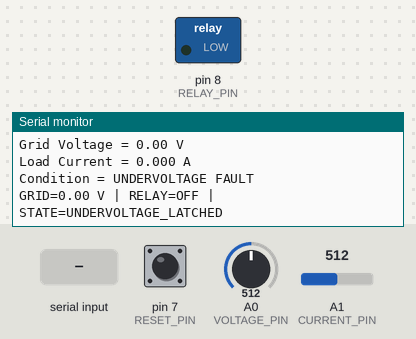
Recording of a sketch running on a simulated Arduino Uno, built with avr-gcc and run on an emulated ATmega328P. Parts: switched loads named in the sketch (green lamp = pin HIGH), the last lines printed to the serial monitor. The test bench sets the inputs (shaded band); at power-on: pin 7 (RESET_PIN) HIGH, A0 (VOLTAGE_PIN) = 512, A1 (CURRENT_PIN) = 512.

Above: at 1.2 s.
1.3 s: pin 7 (RESET_PIN) pulled LOW for 1 s
At 2.8 s:
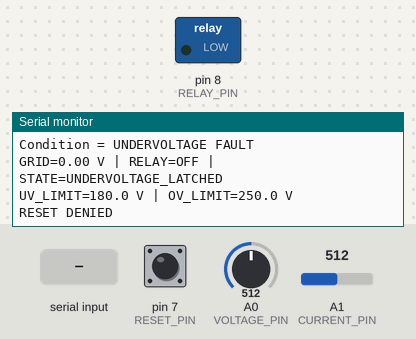
8.3 s: "HELP\n" received over Serial
At 9.29 s:
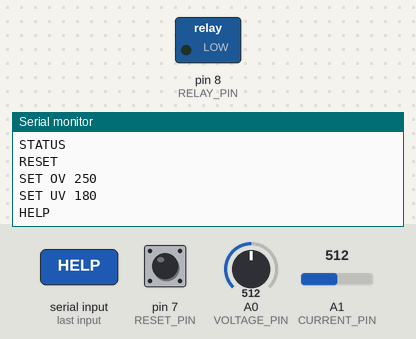
10.4 s: "RESET\n" received over Serial
At 11.9 s:
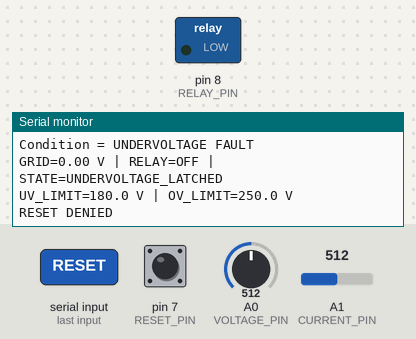

Measured:
- after the input at 1.3 s, the serial monitor: prints a new line after 1.1 s (image 1)
- after the input at 8.3 s, the serial monitor: prints a new line after 0.64 s (image 2)
- after the input at 10.4 s, the serial monitor: prints a new line after 1.0 s (image 3)

The sketch:

voltage_protector.ino
```cpp
#include <Arduino.h>
#include <math.h>
#include <string.h>
#include <stdlib.h>


const int VOLTAGE_PIN = A0;
const int CURRENT_PIN = A1;
const int RELAY_PIN   = 8;
const int RESET_PIN   = 7;


const float ADC_REF = 5.0;


const float TRANSFORMER_RATIO = 44.0;
const float VOLTAGE_CAL = 220.0 / 217.14;

const float R1 = 100000.0;
const float R2 = 27000.0;
const float R3 = 100000.0;

const float VOLTAGE_GAIN =
  (1.0 / R1) /
  (1.0 / R1 + 1.0 / R2 + 1.0 / R3);

const float SHUNT = 4.7;
const float CURRENT_GAIN = 1.0 / 3.0;

float OV_LIMIT = 250.0;
float UV_LIMIT = 180.0;


float gridVoltage = 0;
float loadCurrent = 0;


enum State {
  STARTUP,
  NORMAL,
  OVERVOLTAGE_LATCHED,
  UNDERVOLTAGE_LATCHED
};

State state = STARTUP;

bool lastReset = false;

unsigned long lastUpdate = 0;

// Serial command buffer
char command[40];
int cmdIndex = 0;


float readACRMS(int pin) {

  const int N = 400;

  double sum = 0;
  double sumSq = 0;

  analogRead(pin);

  for (int i = 0; i < N; i++) {

    float v =
      analogRead(pin) * ADC_REF / 1023.0;

    sum += v;
    sumSq += v * v;

    delayMicroseconds(500);
  }

  double mean = sum / N;

  double variance =
    sumSq / N - mean * mean;

  if (variance < 0) variance = 0;

  return sqrt(variance);
}


void measureValues() {

  float voltageADC = readACRMS(VOLTAGE_PIN);
  float currentADC = readACRMS(CURRENT_PIN);

  gridVoltage =
    voltageADC / VOLTAGE_GAIN *
    TRANSFORMER_RATIO * VOLTAGE_CAL;

  loadCurrent =
    currentADC / (CURRENT_GAIN * SHUNT);
}


const char* stateName() {

  switch (state) {

    case STARTUP:
      return "STARTUP";

    case NORMAL:
      return "NORMAL";

    case OVERVOLTAGE_LATCHED:
      return "OVERVOLTAGE_LATCHED";

    case UNDERVOLTAGE_LATCHED:
      return "UNDERVOLTAGE_LATCHED";
  }

  return "UNKNOWN";
}


void controlRelay() {

  digitalWrite(
    RELAY_PIN,
    state == NORMAL ? HIGH : LOW
  );
}


void showFault(const char* fault) {

  Serial.println();
  Serial.println("FAULT !!!");
  Serial.println(fault);
  Serial.println();
}


void checkProtection() {


  if (state == OVERVOLTAGE_LATCHED ||
      state == UNDERVOLTAGE_LATCHED) {
    return;
  }

  if (gridVoltage > OV_LIMIT) {

    state = OVERVOLTAGE_LATCHED;

    controlRelay();

    showFault("OVERVOLTAGE");
  }

  else if (gridVoltage < UV_LIMIT) {

    state = UNDERVOLTAGE_LATCHED;

    controlRelay();

    showFault("UNDERVOLTAGE");
  }

  else if (state == STARTUP) {

    // Start only within the safe range
    if (gridVoltage >= UV_LIMIT + 10 &&
        gridVoltage <= OV_LIMIT - 5) {

      state = NORMAL;
    }
  }
}


void resetFault() {

  measureValues();

  // Reset only if voltage is safe
  if (gridVoltage < UV_LIMIT + 10 ||
      gridVoltage > OV_LIMIT - 5) {

    Serial.println("RESET DENIED");
    return;
  }

  state = NORMAL;

  controlRelay();

  Serial.println("RESET SUCCESSFUL");
}


void displayValues() {

  // Human-readable output
  Serial.println();

  Serial.print("Grid Voltage = ");
  Serial.print(gridVoltage, 2);
  Serial.println(" V");

  Serial.print("Load Current = ");
  Serial.print(loadCurrent, 3);
  Serial.println(" A");

  if (state == NORMAL) {
    Serial.println("Condition = NORMAL");
  }
  else if (state == OVERVOLTAGE_LATCHED) {
    Serial.println("Condition = OVERVOLTAGE FAULT");
  }
  else if (state == UNDERVOLTAGE_LATCHED) {
    Serial.println("Condition = UNDERVOLTAGE FAULT");
  }

  Serial.print("GRID=");
  Serial.print(gridVoltage, 2);

  Serial.print(" V | RELAY=");
  Serial.print(state == NORMAL ? "ON" : "OFF");

  Serial.print(" | STATE=");
  Serial.println(stateName());

  Serial.print("UV_LIMIT=");
  Serial.print(UV_LIMIT, 1);

  Serial.print(" V | OV_LIMIT=");
  Serial.print(OV_LIMIT, 1);

  Serial.println(" V");
}


void processCommand() {

  command[cmdIndex] = '\0';
  cmdIndex = 0;


  for (int i = 0; command[i]; i++) {
    if (command[i] >= 'a' &&
        command[i] <= 'z') {
      command[i] -= 32;
    }
  }

  if (strcmp(command, "STATUS") == 0) {

    measureValues();
    checkProtection();
    controlRelay();
    displayValues();
  }

  else if (strcmp(command, "RESET") == 0) {

    resetFault();
  }

  else if (strcmp(command, "HELP") == 0) {

    Serial.println("COMMANDS:");
    Serial.println("STATUS");
    Serial.println("RESET");
    Serial.println("SET OV 250");
    Serial.println("SET UV 180");
    Serial.println("HELP");
  }

  else if (strncmp(command, "SET OV ", 7) == 0) {

    char* end;
    float value = strtod(command + 7, &end);

    if (end == command + 7 || *end != '\0' ||
        !isfinite(value) ||
        value < 210 || value > 280 ||
        value <= UV_LIMIT + 20) {

      Serial.println("INVALID OV LIMIT");
      return;
    }

    OV_LIMIT = value;

    Serial.println("OV LIMIT UPDATED");

    measureValues();
    checkProtection();
    controlRelay();
    displayValues();
  }

  else if (strncmp(command, "SET UV ", 7) == 0) {

    char* end;
    float value = strtod(command + 7, &end);

    if (end == command + 7 || *end != '\0' ||
        !isfinite(value) ||
        value < 100 || value > 220 ||
        value >= OV_LIMIT - 20) {

      Serial.println("INVALID UV LIMIT");
      return;
    }

    UV_LIMIT = value;

    Serial.println("UV LIMIT UPDATED");

    measureValues();
    checkProtection();
    controlRelay();
    displayValues();
  }

  else {
    Serial.println("UNKNOWN COMMAND");
  }
}


void readCommands() {

  while (Serial.available()) {

    char c = Serial.read();

    if (c == '\n' || c == '\r') {

      if (cmdIndex > 0) {
        processCommand();
      }
    }

    else if (cmdIndex < 39) {

      command[cmdIndex++] = c;
    }

    else {
      cmdIndex = 0;
      Serial.println("COMMAND TOO LONG");
    }
  }
}


void setup() {

  digitalWrite(RELAY_PIN, LOW);
  pinMode(RELAY_PIN, OUTPUT);

  pinMode(RESET_PIN, INPUT_PULLUP);

  Serial.begin(9600);

  Serial.println("FSM AC VOLTAGE PROTECTOR");
  Serial.println("SYSTEM STARTED");
}


void loop() {


  readCommands();

  // Manual pushbutton reset
  bool pressed =
    digitalRead(RESET_PIN) == LOW;

  if (pressed && !lastReset) {

    resetFault();
  }

  lastReset = pressed;


  if (millis() - lastUpdate >= 500) {

    lastUpdate = millis();

    measureValues();

    checkProtection();

    controlRelay();

    displayValues();
  }
}
```
